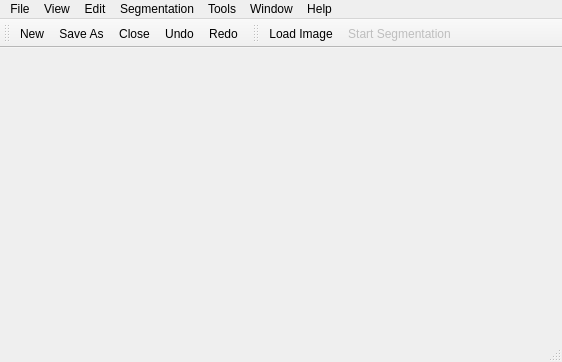
<?xml version="1.0" encoding="UTF-8"?>
<ui version="4.0">
 <class>MainWindow</class>
 <widget class="QMainWindow" name="MainWindow">
  <property name="geometry">
   <rect>
    <x>0</x>
    <y>0</y>
    <width>562</width>
    <height>362</height>
   </rect>
  </property>
  <property name="windowTitle">
   <string>MainWindow</string>
  </property>
  <widget class="QWidget" name="centralWidget">
   <layout class="QVBoxLayout" name="verticalLayout">
    <item>
     <layout class="QHBoxLayout" name="horizontalLayout">
      <item>
       <widget class="QTabWidget" name="tabWidget">
        <property name="sizePolicy">
         <sizepolicy hsizetype="Expanding" vsizetype="Expanding">
          <horstretch>0</horstretch>
          <verstretch>0</verstretch>
         </sizepolicy>
        </property>
        <property name="mouseTracking">
         <bool>false</bool>
        </property>
        <property name="currentIndex">
         <number>-1</number>
        </property>
        <property name="documentMode">
         <bool>true</bool>
        </property>
        <property name="tabsClosable">
         <bool>true</bool>
        </property>
        <property name="movable">
         <bool>true</bool>
        </property>
       </widget>
      </item>
     </layout>
    </item>
   </layout>
  </widget>
  <widget class="QMenuBar" name="menuBar">
   <property name="geometry">
    <rect>
     <x>0</x>
     <y>0</y>
     <width>562</width>
     <height>25</height>
    </rect>
   </property>
   <widget class="QMenu" name="menuFile">
    <property name="title">
     <string>File</string>
    </property>
    <addaction name="actionNew"/>
    <addaction name="actionSaveAs"/>
    <addaction name="actionClose"/>
    <addaction name="actionExit"/>
   </widget>
   <widget class="QMenu" name="menuTools">
    <property name="title">
     <string>Tools</string>
    </property>
   </widget>
   <widget class="QMenu" name="menuWindow">
    <property name="title">
     <string>Window</string>
    </property>
   </widget>
   <widget class="QMenu" name="menuHelp">
    <property name="title">
     <string>Help</string>
    </property>
   </widget>
   <widget class="QMenu" name="menuEdit">
    <property name="title">
     <string>Edit</string>
    </property>
    <addaction name="actionUndo"/>
    <addaction name="actionRedo"/>
   </widget>
   <widget class="QMenu" name="menuView">
    <property name="title">
     <string>View</string>
    </property>
    <addaction name="actionShowMainToolbar"/>
    <addaction name="actionShowSegmentationToolbar"/>
   </widget>
   <widget class="QMenu" name="menuSegmentation">
    <property name="title">
     <string>Segmentation</string>
    </property>
    <addaction name="actionLoadImage"/>
    <addaction name="actionSet_Number_of_Classes"/>
    <addaction name="separator"/>
    <addaction name="actionStart_Segmentation"/>
   </widget>
   <addaction name="menuFile"/>
   <addaction name="menuView"/>
   <addaction name="menuEdit"/>
   <addaction name="menuSegmentation"/>
   <addaction name="menuTools"/>
   <addaction name="menuWindow"/>
   <addaction name="menuHelp"/>
  </widget>
  <widget class="QStatusBar" name="statusBar"/>
  <widget class="QToolBar" name="mainToolBar">
   <property name="maximumSize">
    <size>
     <width>16777215</width>
     <height>16777215</height>
    </size>
   </property>
   <property name="windowTitle">
    <string>toolBar</string>
   </property>
   <attribute name="toolBarArea">
    <enum>TopToolBarArea</enum>
   </attribute>
   <attribute name="toolBarBreak">
    <bool>false</bool>
   </attribute>
   <addaction name="actionNew"/>
   <addaction name="actionSaveAs"/>
   <addaction name="actionClose"/>
   <addaction name="actionUndo"/>
   <addaction name="actionRedo"/>
  </widget>
  <widget class="QToolBar" name="SegmentationToolBar">
   <property name="windowTitle">
    <string>toolBar_2</string>
   </property>
   <attribute name="toolBarArea">
    <enum>TopToolBarArea</enum>
   </attribute>
   <attribute name="toolBarBreak">
    <bool>false</bool>
   </attribute>
   <addaction name="actionLoadImage"/>
   <addaction name="actionStart_Segmentation"/>
  </widget>
  <action name="actionSaveAs">
   <property name="text">
    <string>Save As</string>
   </property>
   <property name="toolTip">
    <string>Save File</string>
   </property>
   <property name="shortcut">
    <string>Ctrl+S</string>
   </property>
  </action>
  <action name="actionExit">
   <property name="text">
    <string>Exit</string>
   </property>
   <property name="shortcut">
    <string>Ctrl+Q</string>
   </property>
  </action>
  <action name="actionNew">
   <property name="text">
    <string>New</string>
   </property>
   <property name="toolTip">
    <string>New Segmentation Project</string>
   </property>
   <property name="shortcut">
    <string>Ctrl+N</string>
   </property>
  </action>
  <action name="actionClose">
   <property name="text">
    <string>Close</string>
   </property>
   <property name="shortcut">
    <string>Ctrl+W</string>
   </property>
  </action>
  <action name="actionUndo">
   <property name="text">
    <string>Undo</string>
   </property>
   <property name="shortcut">
    <string>Ctrl+Z</string>
   </property>
  </action>
  <action name="actionRedo">
   <property name="text">
    <string>Redo</string>
   </property>
   <property name="shortcut">
    <string>Ctrl+Y</string>
   </property>
  </action>
  <action name="actionShowMainToolbar">
   <property name="checkable">
    <bool>true</bool>
   </property>
   <property name="text">
    <string>Show Main Toolbar</string>
   </property>
  </action>
  <action name="actionLoadImage">
   <property name="enabled">
    <bool>true</bool>
   </property>
   <property name="text">
    <string>Load Image</string>
   </property>
   <property name="menuRole">
    <enum>QAction::AboutRole</enum>
   </property>
  </action>
  <action name="actionShowSegmentationToolbar">
   <property name="checkable">
    <bool>true</bool>
   </property>
   <property name="text">
    <string>Show Segmentation Toolbar</string>
   </property>
  </action>
  <action name="actionSet_Number_of_Classes">
   <property name="text">
    <string>Set Number of Classes</string>
   </property>
   <property name="toolTip">
    <string>Set Number of Classes for Segmentation</string>
   </property>
  </action>
  <action name="actionSelect_Marker">
   <property name="enabled">
    <bool>true</bool>
   </property>
   <property name="text">
    <string>Select Marker</string>
   </property>
   <property name="menuRole">
    <enum>QAction::AboutRole</enum>
   </property>
  </action>
  <action name="actionStart_Segmentation">
   <property name="enabled">
    <bool>false</bool>
   </property>
   <property name="text">
    <string>Start Segmentation</string>
   </property>
  </action>
 </widget>
 <layoutdefault spacing="6" margin="11"/>
 <resources/>
 <connections/>
</ui>
